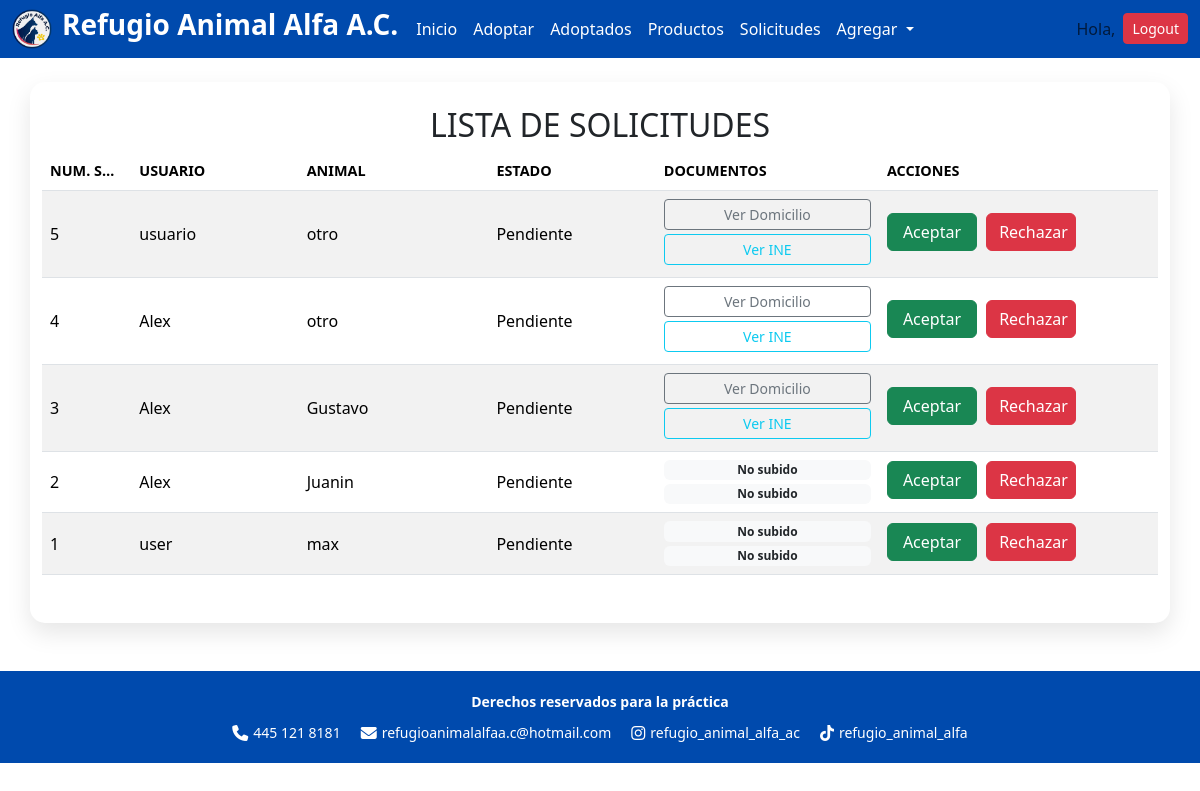
/adopciones/solicitudes/ (signed in), run on the app's committed database.
### adopciones/models.py (models this page shows, shortened)
class Solicitud(models.Model):
    ESTADO_CHOICES = [
        ('P', 'Pendiente'),
        ('A', 'Aceptado'),
        ('R', 'Rechazado'),
    ]
    usuario = models.ForeignKey(
        settings.AUTH_USER_MODEL,
        on_delete=models.CASCADE,
        related_name="solicitudes"
    )
    animal = models.ForeignKey(
        Animal,
        on_delete=models.CASCADE,
        related_name="solicitudes"
    )
    aceptado = models.CharField(
        max_length=1,
        choices=ESTADO_CHOICES,
        default='P'
    )
    comprobante_domicilio = models.FileField(upload_to='solicitudes/domicilios/', null=True, blank=True)
    ine = models.FileField(upload_to='solicitudes/ines/', null=True, blank=True)
    fecha_solicitud = models.DateTimeField(auto_now_add=True)

### usuarios/models.py (models this page shows, shortened)
class Usuario(AbstractUser):
    SEXO_CHOICES = [
        ('masculino', 'Masculino'),
        ('femenino', 'Femenino'),
        ('otro', 'Otro'),
    ]
    telefono = models.CharField(max_length=10, blank=True, null=True)
    direccion = models.CharField(max_length=255, blank=True, null=True)
    edad = models.IntegerField(blank=True, null=True)
    sexo = models.CharField(max_length=10, choices=SEXO_CHOICES, blank=True, null=True)

### animales/models.py (models this page shows, shortened)
class Animal(models.Model):
    ESTATUS_CHOICES = [
        ('activo', 'Activo'),
        ('inactivo', 'Inactivo'),
        ('adoptado', 'Adoptado'),
    ]
    TIPO_CHOICES = [
        ('Perro', 'Perro'),
        ('Gato', 'Gato'),
    ]
    TAMANO_CHOICES = [
        ('pequeño', 'Pequeño'),
        ('mediano', 'Mediano'),
        ('grande', 'Grande'),
    ]
    GENERO_CHOICES = [
        ('macho', 'Macho'),
        ('hembra', 'Hembra'),
    ]
    nombre = models.CharField(max_length=100)
    tipo = models.CharField(max_length=50, choices=TIPO_CHOICES, null=True, blank=True)
    descripcion = models.TextField()
    imagen = models.ImageField(upload_to='animales_adopcion/', blank=True, null=True)
    estatus = models.CharField(max_length=10, choices=ESTATUS_CHOICES, default='activo')
    tamano = models.CharField(max_length=10, choices=TAMANO_CHOICES, null=True, blank=True)
    color = models.CharField(max_length=50, null=True, blank=True)
    genero = models.CharField(max_length=10, choices=GENERO_CHOICES, null=True, blank=True)

### adopciones/views.py (the view, shortened to what this page needs)
# urls.py: path('solicitudes/', views.lista_solicitudes_view, name='lista_solicitudes'),
@login_required
def lista_solicitudes_view(request):
    solicitudes = None
    if request.user.is_staff:
        solicitudes = Solicitud.objects.all().select_related('usuario', 'animal').order_by('-fecha_solicitud')
    else:
        solicitudes = Solicitud.objects.filter(usuario=request.user).select_related('animal').order_by('-fecha_solicitud')
    context = {
        'solicitudes': solicitudes
    }
    return render(request, 'adopciones/lista_solicitudes.html', context)

### adopciones/templates/adopciones/lista_solicitudes.html (shortened to what this page needs)
{% load static %}
<!DOCTYPE html>
<html lang="es">
<head>
    <link rel="stylesheet" href="{% static 'css/lista_solicitudes.css' %}">
    <link href="https://cdn.jsdelivr.net/npm/bootstrap@5.3.3/dist/css/bootstrap.min.css" rel="stylesheet">
    <link rel="stylesheet" href="https://cdnjs.cloudflare.com/ajax/libs/font-awesome/6.5.1/css/all.min.css">
</head>
<body>
    {% include "core/header.html" %}
    <div class="container mt-4">
        <h2>Lista de Solicitudes</h2>
        <div class="table-responsive">
            <table class="table table-striped table-hover">
                <thead>
                    {% if user.is_staff %}
                        <tr>
                            <th>Num. Solicitud</th>
                            <th>Usuario</th>
                            <th>Animal</th>
                            <th>Estado</th>
                            <th>Documentos</th>
                            <th>Acciones</th>  </tr>
                    {% else %}
                        <tr>
                            <th>Animal</th>
                            <th>Estado</th>
                        </tr>
                    {% endif %}
                </thead>
                <tbody>
                    {% for s in solicitudes %}
                        {% if user.is_staff %}
                            <tr>
                                <td>{{ s.id }}</td>
                                <td>{{ s.usuario.username }}</td>
                                <td>{{ s.animal.nombre }}</td>
                                <td class="status-cell">
                                    {{ s.get_aceptado_display }}
                                </td>
                                <td>
                                    {% if s.comprobante_domicilio %}
                                        <a href="{{ s.comprobante_domicilio.url }}" target="_blank" class="btn btn-outline-secondary btn-sm mb-1 d-block">
                                            Ver Domicilio
                                        </a>
                                    {% else %}
                                        <span class="badge bg-light text-dark d-block mb-1">No subido</span>
                                    {% endif %}
                                    {% if s.ine %}
                                        <a href="{{ s.ine.url }}" target="_blank" class="btn btn-outline-info btn-sm d-block">
                                            Ver INE
                                        </a>
                                    {% else %}
                                        <span class="badge bg-light text-dark d-block">No subido</span>
                                    {% endif %}
                                </td>
                                <td>
                                    {% if s.aceptado == 'P' %}
                                        <button type="button" class="btn btn-success accept-btn" data-id="{{ s.id }}">
                                            Aceptar
                                        </button>
                                        <button type="button" class="btn btn-danger reject-btn" data-id="{{ s.id }}">
                                            Rechazar
                                        </button>
                                    {% elif s.aceptado == 'A' %}
                                        <button type="button" class="btn btn-danger reject-btn" data-id="{{ s.id }}">
                                            Rechazar
                                        </button>
                                    {% elif s.aceptado == 'R' %}
                                        <button type="button" class="btn btn-success accept-btn" data-id="{{ s.id }}">
                                            Aceptar
                                        </button>
                                    {% endif %}
                                </td>
                            </tr>
                        {% else %}
                            <tr>
                                <td>{{ s.animal.nombre }}</td>
                                <td class="status-cell">{{ s.get_aceptado_display }}</td>
                            </tr>
                        {% endif %}
                    {% empty %}
                        <tr>
                            <td colspan="{% if user.is_staff %}6{% else %}2{% endif %}">No hay solicitudes.</td>
                        </tr>
                    {% endfor %}
                </tbody>
            </table>
        </div>
    </div>
    {% include "core/footer.html" %}
</body>
</html>

### static/css/lista_solicitudes.css (style rules this page uses)
body { font-family: 'Segoe UI', sans-serif; background-color: #f3f4f6; margin: 0; padding: 0; color: #333; }
.container { max-width: 1200px; margin: 3rem auto; padding: 0 15px; background-color: white; border-radius: 15px; box-shadow: 0 10px 25px rgba(0, 0, 0, 0.1); padding-bottom: 2rem; }
h2 { color: #004aad; font-weight: bold; padding-top: 1.5rem; margin-bottom: 1.5rem; text-align: center; text-transform: uppercase; }
.table-responsive { overflow-x: auto; border-radius: 8px; }
.table { width: 100%; border-collapse: collapse; table-layout: fixed; margin-bottom: 0; }
.table th { background-color: #004aad; color: white; text-transform: uppercase; font-size: 0.9rem; border: none; }
.table th, .table td { padding: 15px 10px; vertical-align: middle; text-align: left; overflow: hidden; text-overflow: ellipsis; white-space: nowrap; border-bottom: 1px solid #dee2e6; }
.table th:nth-child(1), .table td:nth-child(1) { width: 8%; }
.table th:nth-child(2), .table td:nth-child(2) { width: 15%; }
.table th:nth-child(3), .table td:nth-child(3) { width: 17%; }
.table th:nth-child(4), .table td:nth-child(4) { width: 15%; }
.table th:nth-child(5), .table td:nth-child(5) { width: 20%; }
.table th:nth-child(6), .table td:nth-child(6) { width: 25%; }
.accept-btn, .reject-btn { width: 100%; max-width: 90px; padding: 6px 10px; font-size: 13px; font-weight: bold; white-space: nowrap; border-radius: 6px; margin-right: 5px; margin-bottom: 4px; transition: all 0.2s; }
.accept-btn { background-color: #28a745; border: none; color: white; }
.reject-btn { background-color: #dc3545; border: none; color: white; }
.btn-outline-secondary, .btn-outline-info { width: 100%; font-size: 13px; margin-bottom: 4px; }
.badge { padding: 8px; font-weight: normal; }

### data on the page
Solicitud: id "5", usuario.username "usuario", animal.nombre "otro", aceptado "Pendiente"
Solicitud: id "4", usuario.username "Alex", animal.nombre "otro", aceptado "Pendiente"
Solicitud: id "3", usuario.username "Alex", animal.nombre "Gustavo", aceptado "Pendiente"
Solicitud: id "2", usuario.username "Alex", animal.nombre "Juanin", aceptado "Pendiente", shows "No subido"
Solicitud: id "1", usuario.username "user", animal.nombre "max", aceptado "Pendiente", shows "No subido"
